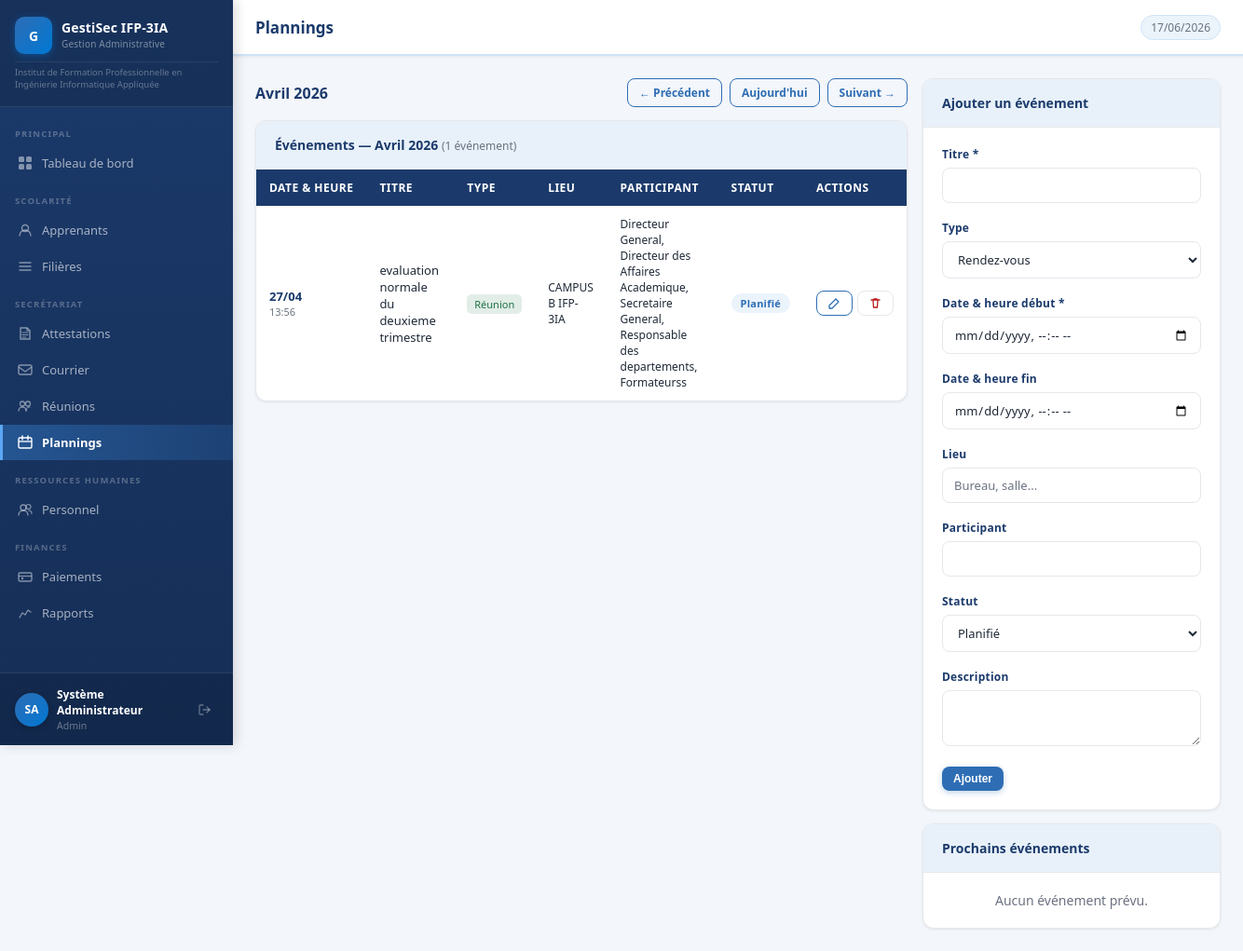
/modules/plannings/index.php?mois=4&annee=2026 (signed in), run on the app's committed database.
### tables this page shows
CREATE TABLE `plannings` (
  `id` int(11) NOT NULL,
  `titre` varchar(200) NOT NULL,
  `description` text DEFAULT NULL,
  `type` enum('rendez_vous','reunion','deplacement','echeance') DEFAULT 'rendez_vous',
  `date_debut` datetime NOT NULL,
  `date_fin` datetime DEFAULT NULL,
  `lieu` varchar(200) DEFAULT NULL,
  `participant` varchar(200) DEFAULT NULL,
  `statut` enum('planifie','confirme','annule','effectue') DEFAULT 'planifie',
  `created_at` datetime DEFAULT current_timestamp()
);

### includes/auth.php (called while the page is built, shortened)
<?php
function clean(string $val): string {
    return htmlspecialchars(trim($val), ENT_QUOTES, 'UTF-8');
}

### modules/plannings/index.php (the view, shortened to what this page needs)
<?php
require_once __DIR__ . '/../../includes/auth.php';
require_once __DIR__ . '/../../includes/header.php';
$db = getDB();
$editItem = null;
$mois  = (int)($_GET['mois']??date('n'));
$annee = (int)($_GET['annee']??date('Y'));
$prev  = $mois==1 ? ['mois'=>12,'annee'=>$annee-1] : ['mois'=>$mois-1,'annee'=>$annee];
$next  = $mois==12? ['mois'=>1,'annee'=>$annee+1] : ['mois'=>$mois+1,'annee'=>$annee];
$events= $db->prepare("SELECT * FROM plannings WHERE MONTH(date_debut)=? AND YEAR(date_debut)=? ORDER BY date_debut");
$events->execute([$mois,$annee]); $events=$events->fetchAll();
$upcoming=$db->query("SELECT * FROM plannings WHERE date_debut>=NOW() ORDER BY date_debut LIMIT 8")->fetchAll();
$moisNoms=['','Janvier','Février','Mars','Avril','Mai','Juin','Juillet','Août','Septembre','Octobre','Novembre','Décembre'];
$typeColors=['rendez_vous'=>'#2E75B6','reunion'=>'#1E7145','deplacement'=>'#C55A11','echeance'=>'#C00000'];
$typeLabels=['rendez_vous'=>'Rendez-vous','reunion'=>'Réunion','deplacement'=>'Déplacement','echeance'=>'Échéance'];
?>
<div style="display:grid;grid-template-columns:1fr 320px;gap:16px">
  <div>
    <div style="display:flex;align-items:center;justify-content:space-between;margin-bottom:14px">
      <h2 style="font-size:16px;font-weight:600;color:var(--blue-dark)"><?= $moisNoms[$mois] ?> <?= $annee ?></h2>
      <div style="display:flex;gap:8px">
        <a href="?mois=<?= $prev['mois'] ?>&annee=<?= $prev['annee'] ?>" class="btn btn-outline btn-sm">← Précédent</a>
        <a href="?" class="btn btn-outline btn-sm">Aujourd'hui</a>
        <a href="?mois=<?= $next['mois'] ?>&annee=<?= $next['annee'] ?>" class="btn btn-outline btn-sm">Suivant →</a>
      </div>
    </div>
    <div class="card" style="margin-bottom:14px">
      <div class="card-header">
        <h2>Événements — <?= $moisNoms[$mois] ?> <?= $annee ?> <span style="font-weight:400;color:var(--gray-mid);font-size:12px">(<?= count($events) ?> événement<?= count($events)>1?'s':'' ?>)</span></h2>
      </div>
      <?php if(empty($events)): ?>
        <div class="empty-state" style="padding:30px"><p>Aucun événement ce mois-ci.</p></div>
      <?php else: ?>
      <div class="table-wrap">
      <table>
        <thead><tr><th>Date & Heure</th><th>Titre</th><th>Type</th><th>Lieu</th><th>Participant</th><th>Statut</th><th>Actions</th></tr></thead>
        <tbody>
        <?php foreach($events as $e):
          $sc=['planifie'=>'badge-blue','confirme'=>'badge-green','annule'=>'badge-red','effectue'=>'badge-gray'];
          $sl=['planifie'=>'Planifié','confirme'=>'Confirmé','annule'=>'Annulé','effectue'=>'Effectué'];
        ?>
        <tr>
          <td>
            <div style="font-weight:600;color:var(--blue-dark)"><?= date('d/m',strtotime($e['date_debut'])) ?></div>
            <div style="font-size:11px;color:var(--gray-mid)"><?= date('H:i',strtotime($e['date_debut'])) ?></div>
          </td>
          <td style="font-weight:500"><?= clean($e['titre']) ?></td>
          <td><span style="background:<?= $typeColors[$e['type']] ?>20;color:<?= $typeColors[$e['type']] ?>;font-size:11px;padding:3px 8px;border-radius:5px;font-weight:500"><?= $typeLabels[$e['type']] ?></span></td>
          <td style="font-size:12px"><?= clean($e['lieu']??'—') ?></td>
          <td style="font-size:12px"><?= clean($e['participant']??'—') ?></td>
          <td><span class="badge <?= $sc[$e['statut']] ?>"><?= $sl[$e['statut']] ?></span></td>
          <td>
            <div style="display:flex;gap:5px">
              <a href="?edit=<?= $e['id'] ?>&mois=<?= $mois ?>&annee=<?= $annee ?>" class="btn btn-outline btn-sm btn-icon">
                <svg width="13" height="13" viewBox="0 0 13 13" fill="none"><path d="M8 2l3 3-7 7H1v-3L8 2z" stroke="currentColor" stroke-width="1.3" stroke-linejoin="round"/></svg>
              </a>
              <a href="?delete=<?= $e['id'] ?>&mois=<?= $mois ?>&annee=<?= $annee ?>" class="btn btn-sm btn-icon" style="color:var(--red);border:1px solid var(--gray-light)" onclick="return confirm('Supprimer ?')">
                <svg width="13" height="13" viewBox="0 0 13 13" fill="none"><path d="M2 3h9M5 3V2h3v1M4 3l.5 8h4l.5-8" stroke="currentColor" stroke-width="1.3" stroke-linecap="round"/></svg>
              </a>
            </div>
          </td>
        </tr>
        <?php endforeach; ?>
        </tbody>
      </table>
      </div>
      <?php endif; ?>
    </div>
  </div>
  <div>
    <div class="card" style="margin-bottom:14px">
      <div class="card-header"><h2><?= $editItem ? 'Modifier l\'événement' : 'Ajouter un événement' ?></h2></div>
      <div class="card-body">
        <form method="POST">
          <div class="form-group">
            <label class="form-label">Titre *</label>
            <input type="text" name="titre" class="form-control" value="<?= clean($editItem['titre']??($_POST['titre']??'')) ?>" required>
          </div>
          <div class="form-group">
            <label class="form-label">Type</label>
            <select name="type" class="form-control">
              <?php foreach($typeLabels as $v=>$l): ?>
              <option value="<?= $v ?>" <?= ($editItem['type']??$_POST['type']??'rendez_vous')===$v?'selected':'' ?>><?= $l ?></option>
              <?php endforeach; ?>
            </select>
          </div>
          <div class="form-group">
            <label class="form-label">Date & heure début *</label>
            <input type="datetime-local" name="date_debut" class="form-control" value="<?= $editItem?date('Y-m-d\TH:i',strtotime($editItem['date_debut'])):($_POST['date_debut']??'') ?>" required>
          </div>
          <div class="form-group">
            <label class="form-label">Date & heure fin</label>
            <input type="datetime-local" name="date_fin" class="form-control" value="<?= $editItem&&$editItem['date_fin']?date('Y-m-d\TH:i',strtotime($editItem['date_fin'])):($_POST['date_fin']??'') ?>">
          </div>
          <div class="form-group">
            <label class="form-label">Lieu</label>
            <input type="text" name="lieu" class="form-control" value="<?= clean($editItem['lieu']??($_POST['lieu']??'')) ?>" placeholder="Bureau, salle...">
          </div>
          <div class="form-group">
            <label class="form-label">Participant</label>
            <input type="text" name="participant" class="form-control" value="<?= clean($editItem['participant']??($_POST['participant']??'')) ?>">
          </div>
          <div class="form-group">
            <label class="form-label">Statut</label>
            <select name="statut" class="form-control">
              <?php foreach(['planifie'=>'Planifié','confirme'=>'Confirmé','annule'=>'Annulé','effectue'=>'Effectué'] as $v=>$l): ?>
              <option value="<?= $v ?>" <?= ($editItem['statut']??'planifie')===$v?'selected':'' ?>><?= $l ?></option>
              <?php endforeach; ?>
            </select>
          </div>
          <div class="form-group">
            <label class="form-label">Description</label>
            <textarea name="description" class="form-control" style="min-height:60px"><?= clean($editItem['description']??($_POST['description']??'')) ?></textarea>
          </div>
          <div style="display:flex;gap:8px">
            <button type="submit" class="btn btn-primary btn-sm"><?= $editItem?'Modifier':'Ajouter' ?></button>
          </div>
        </form>
      </div>
    </div>
    <div class="card">
      <div class="card-header"><h2>Prochains événements</h2></div>
      <?php if(empty($upcoming)): ?>
        <div class="empty-state" style="padding:20px"><p>Aucun événement prévu.</p></div>
      <?php endif; ?>
    </div>
  </div>
</div>
<?php require_once __DIR__ . '/../../includes/footer.php'; ?>

### assets/css/style.css (style rules this page uses)
*, *::before, *::after { box-sizing: border-box; margin: 0; padding: 0; }
:root { --blue-dark: #1B3A6B; --blue-mid: #2E6DB4; --blue-accent: #0078D4; --blue-light: #D0E4F7; --blue-pale: #EBF3FB; --blue-stripe: #E8F1FA; --gray-dark: #1F2937; --gray-mid: #6B7280; --gray-light: #E5E7EB; --gray-pale: #F3F6FB; --white: #FFFFFF; --red: #B91C1C; --green: #15803D; --orange: #C2410C; --yellow: #B45309; --sidebar-w: 250px; --topbar-h: 60px; --radius: 8px; --radius-lg: 12px; --shadow-sm: 0 1px 3px rgba(0,0,0,.08); --shadow: 0 2px 8px rgba(0,0,0,.10); --shadow-lg: 0 4px 16px rgba(0,0,0,.12); }
body { font-family: 'Segoe UI', Arial, sans-serif; font-size: 14px; color: var(--gray-dark); background: var(--gray-pale); }
a { text-decoration: none; color: inherit; }
.card { background: var(--white); border-radius: var(--radius-lg); box-shadow: var(--shadow-sm); border: 1px solid var(--gray-light); overflow: hidden; }
.card-header { padding: 16px 20px; border-bottom: 1px solid var(--gray-light); display: flex; align-items: center; justify-content: space-between; background: var(--blue-stripe); }
.card-body { padding: 20px; }
.table-wrap { overflow-x: auto; }
table { width: 100%; border-collapse: collapse; font-size: 13px; }
thead th { background: var(--blue-dark); color: #fff; padding: 11px 14px; text-align: left; font-size: 12px; font-weight: 600; letter-spacing: .04em; text-transform: uppercase; white-space: nowrap; }
thead th:first-child { border-radius: 0; }
tbody tr { border-bottom: 1px solid var(--gray-light); transition: background .1s; }
tbody tr:last-child { border-bottom: none; }
tbody td { padding: 11px 14px; color: var(--gray-dark); vertical-align: middle; }
.badge { display: inline-flex; align-items: center; padding: 3px 10px; border-radius: 20px; font-size: 11px; font-weight: 600; letter-spacing: .02em; }
.badge-blue { background: var(--blue-pale); color: var(--blue-mid); }
.btn { display: inline-flex; align-items: center; gap: 6px; padding: 9px 18px; border-radius: var(--radius); font-size: 13px; font-weight: 600; cursor: pointer; border: none; transition: all .15s; white-space: nowrap; }
.btn-primary { background: var(--blue-mid); color: #fff; box-shadow: 0 2px 6px rgba(46,109,180,.3); }
.btn-sm { padding: 6px 12px; font-size: 12px; }
.form-group { margin-bottom: 18px; }
.form-label { display: block; font-size: 12px; font-weight: 600; color: var(--blue-dark); margin-bottom: 6px; letter-spacing: .02em; }
.form-control { width: 100%; padding: 9px 12px; border: 1.5px solid var(--gray-light); border-radius: var(--radius); font-size: 13px; color: var(--gray-dark); background: var(--white); transition: border-color .15s, box-shadow .15s; font-family: inherit; }
.form-control::placeholder { color: var(--gray-mid); }
textarea.form-control { resize: vertical; min-height: 90px; }
select.form-control { cursor: pointer; }
.empty-state { padding: 48px 20px; text-align: center; color: var(--gray-mid); }
.empty-state p { font-size: 14px; }
.btn-outline { background: transparent; color: #2E6DB4; border: 1.5px solid #2E6DB4; }
.card-header h2 { font-size: 14px; font-weight: 700; color: #1B3A6B; margin: 0; }

### data on the page
plannings: date_debut "27/04", date_debut "13:56", titre "evaluation normale du deuxieme trimestre", type "Réunion", lieu "CAMPUS B IFP-3IA", participant "Directeur General, Directeur des Affaires Academique, Secretaire General, Responsable des departements, Formateurss", statut "Planifié"

### other printed values
APP_NAME "GestiSec IFP-3IA"
APP_FULL_NAME "Institut de Formation Professionnelle en Ingénierie Informatique Appliquée"
substr($user['prenom'],0,1).substr($user['nom'],0,1) "SA"
$user['prenom'] "Système"
$user['nom'] "Administrateur"
$user['role'] "Admin"
$pageTitle "Plannings"
$moisNoms[$mois] "Avril"
$annee "2026"
count($events) "1"
form field type "Rendez-vous"
form field statut "Planifié"
